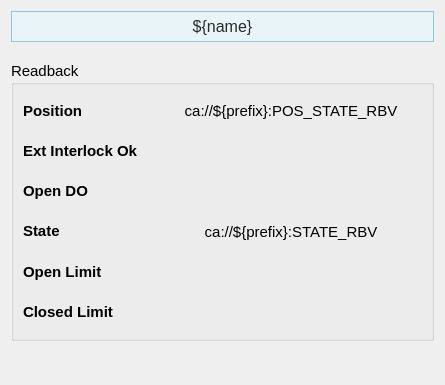
<?xml version="1.0" encoding="UTF-8"?>
<ui version="4.0">
 <class>Form</class>
 <widget class="QWidget" name="Form">
  <property name="geometry">
   <rect>
    <x>0</x>
    <y>0</y>
    <width>445</width>
    <height>385</height>
   </rect>
  </property>
  <property name="sizePolicy">
   <sizepolicy hsizetype="Preferred" vsizetype="Preferred">
    <horstretch>0</horstretch>
    <verstretch>0</verstretch>
   </sizepolicy>
  </property>
  <property name="windowTitle">
   <string>Form</string>
  </property>
  <layout class="QVBoxLayout" name="verticalLayout_2">
   <item>
    <widget class="PyDMLabel" name="PyDMLabel_11">
     <property name="maximumSize">
      <size>
       <width>16777215</width>
       <height>40</height>
      </size>
     </property>
     <property name="font">
      <font>
       <pointsize>12</pointsize>
      </font>
     </property>
     <property name="toolTip">
      <string/>
     </property>
     <property name="styleSheet">
      <string notr="true">    background-color: #e8f4f8;

    border: 1px solid #90c8e0;

    padding: 5px;

    color: rgb(43, 43, 43);</string>
     </property>
     <property name="text">
      <string>${name}</string>
     </property>
     <property name="alignment">
      <set>Qt::AlignCenter</set>
     </property>
    </widget>
   </item>
   <item>
    <spacer name="verticalSpacer_2">
     <property name="orientation">
      <enum>Qt::Vertical</enum>
     </property>
     <property name="sizeType">
      <enum>QSizePolicy::Fixed</enum>
     </property>
     <property name="sizeHint" stdset="0">
      <size>
       <width>20</width>
       <height>13</height>
      </size>
     </property>
    </spacer>
   </item>
   <item>
    <widget class="QGroupBox" name="groupBox">
     <property name="sizePolicy">
      <sizepolicy hsizetype="Preferred" vsizetype="Fixed">
       <horstretch>0</horstretch>
       <verstretch>0</verstretch>
      </sizepolicy>
     </property>
     <property name="minimumSize">
      <size>
       <width>0</width>
       <height>280</height>
      </size>
     </property>
     <property name="font">
      <font>
       <pointsize>11</pointsize>
      </font>
     </property>
     <property name="title">
      <string>Readback</string>
     </property>
     <layout class="QVBoxLayout" name="verticalLayout_14">
      <item>
       <layout class="QHBoxLayout" name="horizontalLayout_4" stretch="1,2">
        <item>
         <layout class="QVBoxLayout" name="verticalLayout">
          <item>
           <widget class="QLabel" name="interlock_ok_label_9">
            <property name="font">
             <font>
              <pointsize>11</pointsize>
             </font>
            </property>
            <property name="styleSheet">
             <string/>
            </property>
            <property name="text">
             <string>&lt;html&gt;&lt;head/&gt;&lt;body&gt;&lt;p&gt;&lt;span style=&quot; font-weight:600;&quot;&gt;Position&lt;/span&gt;&lt;/p&gt;&lt;/body&gt;&lt;/html&gt;</string>
            </property>
           </widget>
          </item>
          <item>
           <widget class="QLabel" name="interlock_ok_label_8">
            <property name="font">
             <font>
              <pointsize>11</pointsize>
             </font>
            </property>
            <property name="styleSheet">
             <string/>
            </property>
            <property name="text">
             <string>&lt;html&gt;&lt;head/&gt;&lt;body&gt;&lt;p&gt;&lt;span style=&quot; font-weight:600;&quot;&gt;Ext Interlock Ok&lt;/span&gt;&lt;/p&gt;&lt;/body&gt;&lt;/html&gt;</string>
            </property>
           </widget>
          </item>
          <item>
           <widget class="QLabel" name="interlock_ok_label_14">
            <property name="font">
             <font>
              <pointsize>11</pointsize>
             </font>
            </property>
            <property name="styleSheet">
             <string/>
            </property>
            <property name="text">
             <string>&lt;html&gt;&lt;head/&gt;&lt;body&gt;&lt;p&gt;&lt;span style=&quot; font-weight:600;&quot;&gt;Open DO&lt;/span&gt;&lt;/p&gt;&lt;/body&gt;&lt;/html&gt;</string>
            </property>
           </widget>
          </item>
          <item>
           <widget class="QLabel" name="interlock_ok_label_13">
            <property name="font">
             <font>
              <pointsize>11</pointsize>
             </font>
            </property>
            <property name="styleSheet">
             <string/>
            </property>
            <property name="text">
             <string>&lt;html&gt;&lt;head/&gt;&lt;body&gt;&lt;p&gt;&lt;span style=&quot; font-weight:600;&quot;&gt;State&lt;/span&gt;&lt;/p&gt;&lt;/body&gt;&lt;/html&gt;</string>
            </property>
           </widget>
          </item>
          <item>
           <widget class="QLabel" name="interlock_ok_label_10">
            <property name="font">
             <font>
              <pointsize>11</pointsize>
             </font>
            </property>
            <property name="styleSheet">
             <string/>
            </property>
            <property name="text">
             <string>&lt;html&gt;&lt;head/&gt;&lt;body&gt;&lt;p&gt;&lt;span style=&quot; font-weight:600;&quot;&gt;Open Limit&lt;/span&gt;&lt;/p&gt;&lt;/body&gt;&lt;/html&gt;</string>
            </property>
           </widget>
          </item>
          <item>
           <widget class="QLabel" name="interlock_ok_label_11">
            <property name="font">
             <font>
              <pointsize>11</pointsize>
             </font>
            </property>
            <property name="styleSheet">
             <string/>
            </property>
            <property name="text">
             <string>&lt;html&gt;&lt;head/&gt;&lt;body&gt;&lt;p&gt;&lt;span style=&quot; font-weight:600;&quot;&gt;Closed Limit&lt;/span&gt;&lt;/p&gt;&lt;/body&gt;&lt;/html&gt;</string>
            </property>
           </widget>
          </item>
         </layout>
        </item>
        <item>
         <layout class="QVBoxLayout" name="verticalLayout_4">
          <item>
           <widget class="PyDMLabel" name="PyDMLabel_8">
            <property name="toolTip">
             <string/>
            </property>
            <property name="text">
             <string>ca://${prefix}:POS_STATE_RBV</string>
            </property>
            <property name="alignment">
             <set>Qt::AlignCenter</set>
            </property>
            <property name="precision">
             <number>0</number>
            </property>
            <property name="showUnits">
             <bool>false</bool>
            </property>
            <property name="precisionFromPV">
             <bool>true</bool>
            </property>
            <property name="alarmSensitiveContent">
             <bool>false</bool>
            </property>
            <property name="alarmSensitiveBorder">
             <bool>true</bool>
            </property>
            <property name="PyDMToolTip">
             <string/>
            </property>
            <property name="channel">
             <string>ca://${prefix}:POS_STATE_RBV</string>
            </property>
            <property name="enableRichText">
             <bool>false</bool>
            </property>
            <property name="displayLabelText">
             <bool>false</bool>
            </property>
            <property name="disconnectedText">
             <string/>
            </property>
           </widget>
          </item>
          <item>
           <widget class="PyDMByteIndicator" name="PyDMByteIndicator">
            <property name="toolTip">
             <string/>
            </property>
            <property name="channel">
             <string>ca://${prefix}:OPN_OK_RBV</string>
            </property>
            <property name="showLabels">
             <bool>false</bool>
            </property>
            <property name="circles">
             <bool>true</bool>
            </property>
           </widget>
          </item>
          <item>
           <widget class="PyDMByteIndicator" name="PyDMByteIndicator_7">
            <property name="toolTip">
             <string/>
            </property>
            <property name="channel">
             <string>ca://${prefix}:OPN_DO_RBV</string>
            </property>
            <property name="showLabels">
             <bool>false</bool>
            </property>
            <property name="circles">
             <bool>true</bool>
            </property>
           </widget>
          </item>
          <item>
           <widget class="PyDMLabel" name="PyDMLabel_13">
            <property name="toolTip">
             <string/>
            </property>
            <property name="text">
             <string>ca://${prefix}:STATE_RBV</string>
            </property>
            <property name="alignment">
             <set>Qt::AlignCenter</set>
            </property>
            <property name="precision">
             <number>0</number>
            </property>
            <property name="showUnits">
             <bool>false</bool>
            </property>
            <property name="precisionFromPV">
             <bool>true</bool>
            </property>
            <property name="alarmSensitiveContent">
             <bool>false</bool>
            </property>
            <property name="alarmSensitiveBorder">
             <bool>true</bool>
            </property>
            <property name="PyDMToolTip">
             <string/>
            </property>
            <property name="channel">
             <string>ca://${prefix}:STATE_RBV</string>
            </property>
            <property name="enableRichText">
             <bool>false</bool>
            </property>
            <property name="displayLabelText">
             <bool>false</bool>
            </property>
            <property name="disconnectedText">
             <string/>
            </property>
           </widget>
          </item>
          <item>
           <widget class="PyDMByteIndicator" name="PyDMByteIndicator_5">
            <property name="toolTip">
             <string/>
            </property>
            <property name="channel">
             <string>ca://${prefix}:OPN_DI_RBV</string>
            </property>
            <property name="showLabels">
             <bool>false</bool>
            </property>
            <property name="circles">
             <bool>true</bool>
            </property>
           </widget>
          </item>
          <item>
           <widget class="PyDMByteIndicator" name="PyDMByteIndicator_6">
            <property name="toolTip">
             <string/>
            </property>
            <property name="channel">
             <string>ca://${prefix}:CLS_DI_RBV</string>
            </property>
            <property name="showLabels">
             <bool>false</bool>
            </property>
            <property name="circles">
             <bool>true</bool>
            </property>
           </widget>
          </item>
         </layout>
        </item>
       </layout>
      </item>
     </layout>
    </widget>
   </item>
   <item>
    <spacer name="verticalSpacer">
     <property name="orientation">
      <enum>Qt::Vertical</enum>
     </property>
     <property name="sizeHint" stdset="0">
      <size>
       <width>20</width>
       <height>89</height>
      </size>
     </property>
    </spacer>
   </item>
  </layout>
 </widget>
 <customwidgets>
  <customwidget>
   <class>PyDMByteIndicator</class>
   <extends>QWidget</extends>
   <header>pydm.widgets.byte</header>
  </customwidget>
  <customwidget>
   <class>PyDMLabel</class>
   <extends>QLabel</extends>
   <header>pydm.widgets.label</header>
  </customwidget>
 </customwidgets>
 <resources/>
 <connections/>
</ui>
